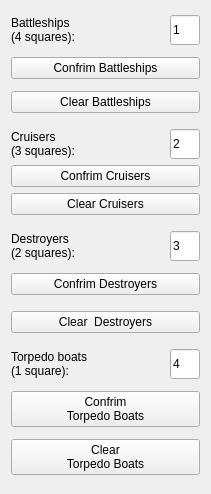
  <widget class="QWidget" name="layoutWidget">
   <property name="geometry">
    <rect>
     <x>587</x>
     <y>170</y>
     <width>211</width>
     <height>494</height>
    </rect>
   </property>
   <layout class="QVBoxLayout" name="verticalLayout_6">
    <property name="spacing">
     <number>12</number>
    </property>
    <item>
     <layout class="QVBoxLayout" name="verticalLayout_2">
      <item>
       <layout class="QHBoxLayout" name="horizontalLayout_11">
        <item>
         <widget class="QLabel" name="BattleshipLabel">
          <property name="text">
           <string>Battleships
(4 squares):</string>
          </property>
         </widget>
        </item>
        <item>
         <widget class="QLineEdit" name="BattleshipAmnt">
          <property name="sizePolicy">
           <sizepolicy hsizetype="Fixed" vsizetype="Fixed">
            <horstretch>0</horstretch>
            <verstretch>0</verstretch>
           </sizepolicy>
          </property>
          <property name="minimumSize">
           <size>
            <width>30</width>
            <height>30</height>
           </size>
          </property>
          <property name="maximumSize">
           <size>
            <width>30</width>
            <height>30</height>
           </size>
          </property>
          <property name="text">
           <string>1</string>
          </property>
          <property name="readOnly">
           <bool>true</bool>
          </property>
         </widget>
        </item>
       </layout>
      </item>
      <item>
       <widget class="QPushButton" name="BattleshipButton">
        <property name="text">
         <string>Confrim Battleships</string>
        </property>
       </widget>
      </item>
      <item>
       <widget class="QPushButton" name="ClearBattleshipButton">
        <property name="text">
         <string>Clear Battleships</string>
        </property>
       </widget>
      </item>
     </layout>
    </item>
    <item>
     <layout class="QVBoxLayout" name="verticalLayout_3">
      <property name="spacing">
       <number>6</number>
      </property>
      <item>
       <layout class="QHBoxLayout" name="horizontalLayout_12">
        <item>
         <widget class="QLabel" name="CruiserLabel">
          <property name="text">
           <string>Cruisers
(3 squares):</string>
          </property>
         </widget>
        </item>
        <item>
         <widget class="QLineEdit" name="CruiserAmnt">
          <property name="sizePolicy">
           <sizepolicy hsizetype="Fixed" vsizetype="Fixed">
            <horstretch>0</horstretch>
            <verstretch>0</verstretch>
           </sizepolicy>
          </property>
          <property name="minimumSize">
           <size>
            <width>30</width>
            <height>30</height>
           </size>
          </property>
          <property name="maximumSize">
           <size>
            <width>30</width>
            <height>30</height>
           </size>
          </property>
          <property name="text">
           <string>2</string>
          </property>
          <property name="readOnly">
           <bool>true</bool>
          </property>
         </widget>
        </item>
       </layout>
      </item>
      <item>
       <widget class="QPushButton" name="CruisersButton">
        <property name="text">
         <string>Confrim Cruisers</string>
        </property>
       </widget>
      </item>
      <item>
       <widget class="QPushButton" name="ClearCruisersButton">
        <property name="text">
         <string>Clear Cruisers</string>
        </property>
       </widget>
      </item>
     </layout>
    </item>
    <item>
     <layout class="QVBoxLayout" name="verticalLayout_4">
      <item>
       <layout class="QHBoxLayout" name="horizontalLayout_13">
        <item>
         <widget class="QLabel" name="DestroyerLabel">
          <property name="text">
           <string>Destroyers
(2 squares):</string>
          </property>
         </widget>
        </item>
        <item>
         <widget class="QLineEdit" name="DestroyerAmnt">
          <property name="sizePolicy">
           <sizepolicy hsizetype="Fixed" vsizetype="Fixed">
            <horstretch>0</horstretch>
            <verstretch>0</verstretch>
           </sizepolicy>
          </property>
          <property name="minimumSize">
           <size>
            <width>30</width>
            <height>30</height>
           </size>
          </property>
          <property name="maximumSize">
           <size>
            <width>30</width>
            <height>30</height>
           </size>
          </property>
          <property name="sizeIncrement">
           <size>
            <width>30</width>
            <height>30</height>
           </size>
          </property>
          <property name="text">
           <string>3</string>
          </property>
          <property name="readOnly">
           <bool>true</bool>
          </property>
         </widget>
        </item>
       </layout>
      </item>
      <item>
       <widget class="QPushButton" name="DestroyersButton">
        <property name="text">
         <string>Confrim Destroyers</string>
        </property>
       </widget>
      </item>
     </layout>
    </item>
    <item>
     <widget class="QPushButton" name="ClearDestroyersButton">
      <property name="text">
       <string>Clear  Destroyers</string>
      </property>
     </widget>
    </item>
    <item>
     <layout class="QVBoxLayout" name="verticalLayout_5">
      <item>
       <layout class="QHBoxLayout" name="horizontalLayout_14">
        <item>
         <widget class="QLabel" name="TorpedoBoatLabel">
          <property name="text">
           <string>Torpedo boats
(1 square):</string>
          </property>
         </widget>
        </item>
        <item>
         <widget class="QLineEdit" name="TorpedoBoatAmnt">
          <property name="sizePolicy">
           <sizepolicy hsizetype="Fixed" vsizetype="Fixed">
            <horstretch>0</horstretch>
            <verstretch>0</verstretch>
           </sizepolicy>
          </property>
          <property name="minimumSize">
           <size>
            <width>30</width>
            <height>30</height>
           </size>
          </property>
          <property name="maximumSize">
           <size>
            <width>30</width>
            <height>30</height>
           </size>
          </property>
          <property name="styleSheet">
           <string notr="true"/>
          </property>
          <property name="text">
           <string>4</string>
          </property>
          <property name="readOnly">
           <bool>true</bool>
          </property>
         </widget>
        </item>
       </layout>
      </item>
      <item>
       <widget class="QPushButton" name="TorpedoBoatsButton">
        <property name="text">
         <string>Confrim
Torpedo Boats</string>
        </property>
       </widget>
      </item>
      <item>
       <widget class="QPushButton" name="ClearTorpedoBoatsButton">
        <property name="text">
         <string>Clear
Torpedo Boats</string>
        </property>
       </widget>
      </item>
     </layout>
    </item>
   </layout>
  </widget>
